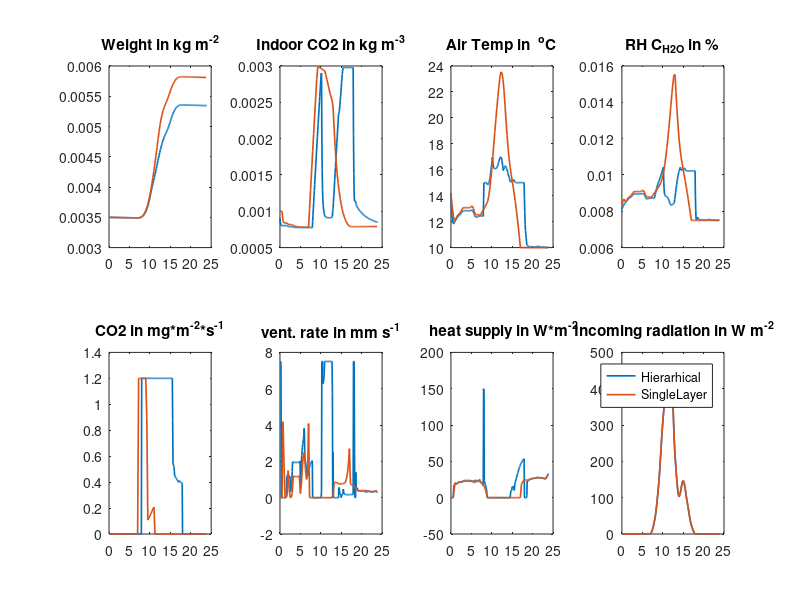

The MATLAB source for this figure:
load('resultHierarchical.mat');
load('resultSingleLayer.mat');
totalHours =  24;

figure(1);
subplot(2,4,1);
plot(0:1/12:totalHours-1/12, resH.x(1,:), 'LineWidth', 1.2); hold on;
plot(0:1/4:totalHours-1/4, resS.x(1,:), 'LineWidth', 1.2); title('Weight in kg m^{-2}');
subplot(2,4,2);
plot(0:1/12:totalHours-1/12, resH.x(2,:), 'LineWidth', 1.2); hold on;
plot(0:1/4:totalHours-1/4, resS.x(2,:), 'LineWidth', 1.2); title('Indoor CO2 in kg m^{-3}');%hold on;
% plot(  solH.value(xsphat(2,1))*ones(Nsim+1,1),'--', 'LineWidth', 1.2); title('Indoor CO2 in kg m^{-3}');
subplot(2,4,3);
plot(0:1/12:totalHours-1/12, resH.x(3,:), 'LineWidth', 1.2); hold on;
plot(0:1/4:totalHours-1/4, resS.x(3,:), 'LineWidth', 1.2);  title('Air Temp in  ^oC'); %hold on;
% plot( solH.value(xsphat(1,1))*ones(Nsim+1,1), '--', 'LineWidth', 1.2); title('Air Temp in  ^oC');
subplot(2,4,4);
plot(0:1/12:totalHours-1/12, resH.x(4,:), 'LineWidth', 1.2); hold on;
plot(0:1/4:totalHours-1/4, resS.x(4,:), 'LineWidth', 1.2);  title('RH C_{H2O} in %');
subplot(2,4,5);
plot(0:1/12:totalHours-1/12, resH.u(1,:), 'LineWidth', 1.2); hold on;
plot(0:1/4:totalHours-1/4, resS.u(1,:), 'LineWidth', 1.2); title('CO2 in mg*m^{-2}*s^{-1}');
subplot(2,4,6);
plot(0:1/12:totalHours-1/12, resH.u(2,:), 'LineWidth', 1.2); hold on;
plot(0:1/4:totalHours-1/4, resS.u(2,:), 'LineWidth', 1.2); title('vent. rate in mm s^{-1}');
subplot(2,4,7);
plot(0:1/12:totalHours-1/12, resH.u(3,:), 'LineWidth', 1.2); hold on;
plot(0:1/4:totalHours-1/4, resS.u(3,:), 'LineWidth', 1.2);  title(' heat supply in W*m^{-2}');
subplot(2,4,8);
plot(0:1/12:totalHours-1/12, resH.d(1,:), 'LineWidth', 1.2); hold on;
plot(0:1/4:totalHours-1/4, resS.d(1,:), 'LineWidth', 1.2);  title(' Incoming radiation in W m^{-2}');
legend('Hierarhical','SingleLayer');